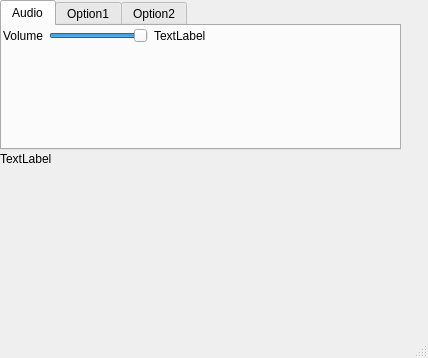
<?xml version="1.0" encoding="UTF-8"?>
<ui version="4.0">
 <class>MainWindow</class>
 <widget class="QMainWindow" name="MainWindow">
  <property name="geometry">
   <rect>
    <x>0</x>
    <y>0</y>
    <width>428</width>
    <height>358</height>
   </rect>
  </property>
  <property name="windowTitle">
   <string>MainWindow</string>
  </property>
  <widget class="QWidget" name="centralwidget">
   <widget class="QTabWidget" name="tabWidget">
    <property name="geometry">
     <rect>
      <x>0</x>
      <y>0</y>
      <width>401</width>
      <height>150</height>
     </rect>
    </property>
    <property name="minimumSize">
     <size>
      <width>0</width>
      <height>150</height>
     </size>
    </property>
    <property name="maximumSize">
     <size>
      <width>16777215</width>
      <height>150</height>
     </size>
    </property>
    <property name="currentIndex">
     <number>0</number>
    </property>
    <widget class="QWidget" name="audioTab">
     <attribute name="title">
      <string>Audio</string>
     </attribute>
     <widget class="QWidget" name="">
      <property name="geometry">
       <rect>
        <x>1</x>
        <y>0</y>
        <width>203</width>
        <height>20</height>
       </rect>
      </property>
      <layout class="QHBoxLayout" name="horizontalLayout">
       <item>
        <widget class="QLabel" name="label">
         <property name="text">
          <string>Volume</string>
         </property>
        </widget>
       </item>
       <item>
        <widget class="QSlider" name="horizontalSlider">
         <property name="maximum">
          <number>100</number>
         </property>
         <property name="value">
          <number>100</number>
         </property>
         <property name="orientation">
          <enum>Qt::Horizontal</enum>
         </property>
         <property name="invertedAppearance">
          <bool>false</bool>
         </property>
         <property name="invertedControls">
          <bool>false</bool>
         </property>
        </widget>
       </item>
       <item>
        <widget class="QLabel" name="label_2">
         <property name="text">
          <string>TextLabel</string>
         </property>
        </widget>
       </item>
      </layout>
     </widget>
    </widget>
    <widget class="QWidget" name="tab_2">
     <attribute name="title">
      <string>Option1</string>
     </attribute>
     <widget class="QWidget" name="">
      <property name="geometry">
       <rect>
        <x>0</x>
        <y>0</y>
        <width>214</width>
        <height>20</height>
       </rect>
      </property>
      <layout class="QHBoxLayout" name="horizontalLayout_2">
       <item>
        <widget class="QLabel" name="label_3">
         <property name="text">
          <string>TextLabel</string>
         </property>
        </widget>
       </item>
       <item>
        <widget class="QSlider" name="horizontalSlider_2">
         <property name="orientation">
          <enum>Qt::Horizontal</enum>
         </property>
        </widget>
       </item>
       <item>
        <widget class="QLabel" name="label_4">
         <property name="text">
          <string>TextLabel</string>
         </property>
        </widget>
       </item>
      </layout>
     </widget>
     <widget class="QWidget" name="">
      <property name="geometry">
       <rect>
        <x>0</x>
        <y>20</y>
        <width>254</width>
        <height>28</height>
       </rect>
      </property>
      <layout class="QHBoxLayout" name="horizontalLayout_3">
       <item>
        <widget class="QPushButton" name="pushButton">
         <property name="text">
          <string>PushButton</string>
         </property>
        </widget>
       </item>
       <item>
        <widget class="QPushButton" name="pushButton_2">
         <property name="text">
          <string>PushButton</string>
         </property>
        </widget>
       </item>
       <item>
        <widget class="QPushButton" name="pushButton_3">
         <property name="text">
          <string>PushButton</string>
         </property>
        </widget>
       </item>
      </layout>
     </widget>
    </widget>
    <widget class="QWidget" name="tab_3">
     <attribute name="title">
      <string>Option2</string>
     </attribute>
     <widget class="QWidget" name="layoutWidget">
      <property name="geometry">
       <rect>
        <x>0</x>
        <y>0</y>
        <width>214</width>
        <height>20</height>
       </rect>
      </property>
      <layout class="QHBoxLayout" name="horizontalLayout_4">
       <item>
        <widget class="QLabel" name="label_5">
         <property name="text">
          <string>TextLabel</string>
         </property>
        </widget>
       </item>
       <item>
        <widget class="QSlider" name="horizontalSlider_3">
         <property name="orientation">
          <enum>Qt::Horizontal</enum>
         </property>
        </widget>
       </item>
       <item>
        <widget class="QLabel" name="label_6">
         <property name="text">
          <string>TextLabel</string>
         </property>
        </widget>
       </item>
      </layout>
     </widget>
     <widget class="QWidget" name="layoutWidget_2">
      <property name="geometry">
       <rect>
        <x>0</x>
        <y>20</y>
        <width>254</width>
        <height>28</height>
       </rect>
      </property>
      <layout class="QHBoxLayout" name="horizontalLayout_5">
       <item>
        <widget class="QPushButton" name="pushButton_4">
         <property name="text">
          <string>PushButton</string>
         </property>
        </widget>
       </item>
       <item>
        <widget class="QPushButton" name="pushButton_5">
         <property name="text">
          <string>PushButton</string>
         </property>
        </widget>
       </item>
       <item>
        <widget class="QPushButton" name="pushButton_6">
         <property name="text">
          <string>PushButton</string>
         </property>
        </widget>
       </item>
      </layout>
     </widget>
    </widget>
   </widget>
   <widget class="QLabel" name="videoContent">
    <property name="geometry">
     <rect>
      <x>0</x>
      <y>150</y>
      <width>58</width>
      <height>18</height>
     </rect>
    </property>
    <property name="sizePolicy">
     <sizepolicy hsizetype="Expanding" vsizetype="Expanding">
      <horstretch>0</horstretch>
      <verstretch>0</verstretch>
     </sizepolicy>
    </property>
    <property name="text">
     <string>TextLabel</string>
    </property>
   </widget>
  </widget>
  <widget class="QMenuBar" name="menubar">
   <property name="geometry">
    <rect>
     <x>0</x>
     <y>0</y>
     <width>428</width>
     <height>23</height>
    </rect>
   </property>
  </widget>
  <widget class="QStatusBar" name="statusbar"/>
 </widget>
 <resources/>
 <connections/>
</ui>
